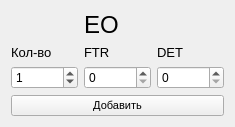
   <widget class="QWidget" name="gridLayoutWidget_4">
    <property name="geometry">
     <rect>
      <x>900</x>
      <y>10</y>
      <width>191</width>
      <height>116</height>
     </rect>
    </property>
    <layout class="QGridLayout" name="gridLayout_7">
     <item row="3" column="0" colspan="3">
      <widget class="QPushButton" name="pushButton_EO">
       <property name="font">
        <font>
         <pointsize>8</pointsize>
        </font>
       </property>
       <property name="text">
        <string>Добавить</string>
       </property>
      </widget>
     </item>
     <item row="1" column="0">
      <widget class="QLabel" name="label_42">
       <property name="font">
        <font>
         <pointsize>10</pointsize>
        </font>
       </property>
       <property name="text">
        <string>Кол-во</string>
       </property>
      </widget>
     </item>
     <item row="2" column="0">
      <widget class="QSpinBox" name="EO_Amount">
       <property name="maximum">
        <number>9999999</number>
       </property>
       <property name="value">
        <number>1</number>
       </property>
      </widget>
     </item>
     <item row="1" column="1">
      <widget class="QLabel" name="label_34">
       <property name="font">
        <font>
         <pointsize>10</pointsize>
        </font>
       </property>
       <property name="text">
        <string>FTR</string>
       </property>
      </widget>
     </item>
     <item row="1" column="2">
      <widget class="QLabel" name="label_35">
       <property name="font">
        <font>
         <pointsize>10</pointsize>
        </font>
       </property>
       <property name="text">
        <string>DET</string>
       </property>
      </widget>
     </item>
     <item row="2" column="1">
      <widget class="QSpinBox" name="EO_FTR">
       <property name="maximum">
        <number>9999999</number>
       </property>
       <property name="value">
        <number>0</number>
       </property>
      </widget>
     </item>
     <item row="2" column="2">
      <widget class="QSpinBox" name="EO_DET">
       <property name="maximum">
        <number>9999999</number>
       </property>
       <property name="value">
        <number>0</number>
       </property>
      </widget>
     </item>
     <item row="0" column="1">
      <widget class="QLabel" name="label_33">
       <property name="font">
        <font>
         <pointsize>18</pointsize>
        </font>
       </property>
       <property name="text">
        <string>EO</string>
       </property>
      </widget>
     </item>
    </layout>
   </widget>
